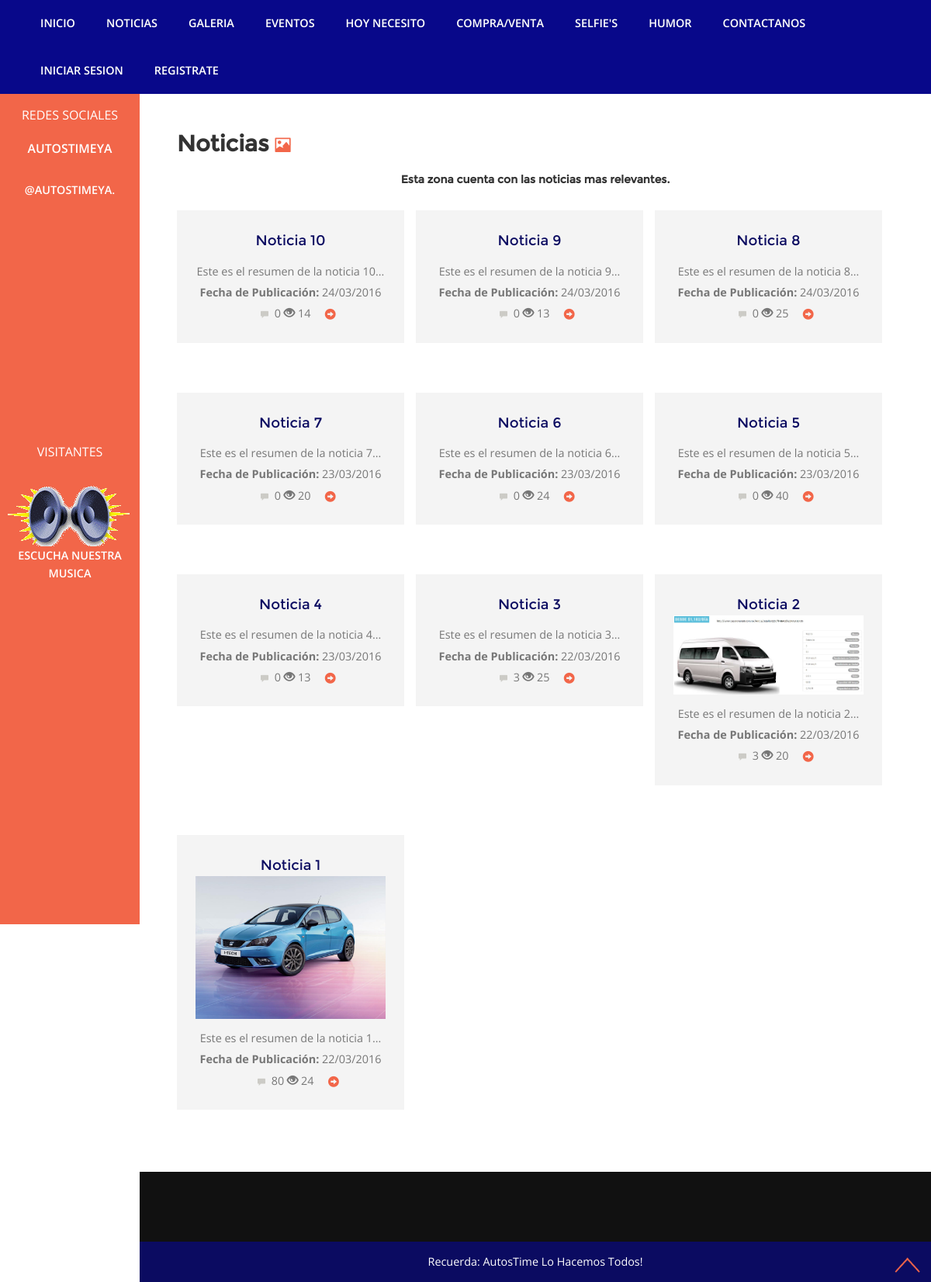
The app's page /todasNoticias.php with its own data.
### tables this page shows
CREATE TABLE IF NOT EXISTS `noticia` (
  `id_noticia` int(11) NOT NULL AUTO_INCREMENT,
  `titulo` varchar(25) NOT NULL,
  `resumen` varchar(200) NOT NULL,
  `descripcion` text NOT NULL,
  `url_facebook` varchar(100) DEFAULT NULL,
  `url_twitter` varchar(100) DEFAULT NULL,
  `fecha` date NOT NULL,
  `cont_visitas` int(11) NOT NULL,
  PRIMARY KEY (`id_noticia`),
  KEY `titulo` (`titulo`)
);

### conexion/conexion_vars.php (called while the page is built)
<?php
$servidor= "localhost";
$usuario= "root";
$pass= "root";
$db= "autostime";
?>

### conexion/Conection.php (called while the page is built, shortened)
<?php
	class Conection
	{
		private $servidor;
		private $usuario;
		private $pass;
		private $base_datos;
		private $descriptor;
		function __construct($servidor,$usuario,$pass,$base_datos){
			$this->servidor= $servidor;
			$this->usuario= $usuario;
			$this->pass= $pass;
			$this->base_datos= $base_datos;
		}
		private function conectar_base_datos(){
			$this->descriptor= mysqli_connect($this->servidor,$this->usuario,$this->pass);
			mysqli_select_db($this->descriptor,$this->base_datos);
		}
		public function consulta($consulta){
			$this->resultado= mysqli_query($this->descriptor,$consulta);
			if (!$this->resultado) {
			} else{
				return $this->resultado;
			}
		}
	}

### todasNoticias.php (the view, shortened to what this page needs)
<?php
	require_once("conexion/require_once.php");
	$conex= new Conection($servidor,$usuario,$pass,$db );
	$qryNoticias="Select noticia.id_noticia, noticia.titulo, noticia.resumen, noticia.fecha, count(id_comentario_noticia) as cont_comentarios, noticia.cont_visitas, foto_noticia.ubicacion_foto From noticia left Join comentario_noticia on noticia.id_noticia = comentario_noticia.id_noticia left Join foto_noticia on noticia.id_noticia = foto_noticia.id_noticia where foto_noticia.numero_foto > 0 group by noticia.id_noticia Order By noticia.id_noticia Desc Limit 0,10 ";
	$resultsNoticias =$conex->consulta($qryNoticias);
	include("cabeza.php");
	include("menu.php");
?>
	<div class="full">
		<?php include("redesSociales.php"); ?>
		<div class="col-md-9 main">
			<div class="gallery-section">
                <h3 class="tittle">Noticias <i class="glyphicon glyphicon-picture"></i></h3>
                <div class="banner">
                    <h5 class="top" align="center">Esta zona cuenta con las noticias mas relevantes.</h5>
                </div>
                <div class="images">
				<?php
					while($rowNoticias = mysqli_fetch_array($resultsNoticias)){
				?>
                    <div class="col-md-4 top-text">
                        <div class="single-middle">
                            <h5 class="top"><a class="span_link" href="detalleNoticia.php?idNoticia=<?php echo $rowNoticias['id_noticia'];?>"><?php echo utf8_encode($rowNoticias['titulo']);?></a></h5>
                            <a class="span_link" href="detalleNoticia.php?idNoticia=<?php echo $rowNoticias['id_noticia'];?>"><img src="<?php echo $rowNoticias['ubicacion_foto'];?>" class="img-responsive" alt=""></a>
                            <p><?php echo utf8_encode($rowNoticias['resumen']);?>...</p>
                            <p><b>Fecha de Publicación: </b> <?php echo date("d/m/Y", strtotime($rowNoticias['fecha']));?><br /> <span class="glyphicon glyphicon-comment"></span> <?php echo $rowNoticias['cont_comentarios'];?> <i class="glyphicon glyphicon-eye-open"></i> <?php echo $rowNoticias['cont_visitas'];?> <a class="span_link" href="detalleNoticia.php?idNoticia=<?php echo $rowNoticias['id_noticia'];?>"> <span class="glyphicon glyphicon-circle-arrow-right"></span></a>
                            </p>
                        </div>
                    </div>
				<?php
                    }
                ?>
                </div>
			</div>
			<?php include("pie.php"); ?>
		</div>
	</div>
<?php include("fin.php"); ?>

### css/style.css (style rules this page uses)
html, body { font-family: 'Open Sans', sans-serif; font-size: 100%; background: #FFf; }
body a { transition:0.5s all; -webkit-transition:0.5s all; -moz-transition:0.5s all; -o-transition:0.5s all; -ms-transition:0.5s all; }
h1,h2,h3,h4,h5,h6 { margin:0; font-family: 'Montserrat-Regular'; font-weight:700; }
p { margin:0; font-family: 'Open Sans', sans-serif; }
.main { float: right; width: 85%; padding: 0; }
h3.tittle { color: #333; font-size: 2em; text-align:left; margin-bottom:0.8em; }
h3.tittle i { font-size: 0.7em; color: #F26649; }
h5.top a { line-height: 1.6em; font-size: 1.3em; color: #0B0B61; font-weight: 300; }
span.glyphicon.glyphicon-comment:hover, span.glyphicon.glyphicon-eye-open:hover, span.glyphicon.glyphicon-thumbs-up:hover, a.span_link { color: #000008; }
span.glyphicon.glyphicon-comment, span.glyphicon.glyphicon-eye-open, span.glyphicon.glyphicon-thumbs-up { font-size: 10px; margin: 0 4px 0 20px; color: #CCCBC6; }
span.glyphicon.glyphicon-circle-arrow-right { color: #F26649; margin-left: 1em; margin-top: -2px; vertical-align: middle; }
.top-text img { margin-bottom: 0.7em; }
.top-text { padding-left: 0; }
.top-text p { font-size: 0.9em; font-weight: 400; line-height: 1.9em; color: #777; }
.general-text img ,.top-text img { width: 100%; margin-bottom: 0.7em; }
.gallery-section { padding: 3em 3em; text-align: center; }
.single-middle { background: #f4f4f4; padding: 1.5em; margin: 2em 0; }
@media (max-width:1280px) { h3.tittle { font-size: 1.8em; } }

### css/lightbox.css (style rules this page uses)
body:after { display: none; }

### records on screen
noticia: titulo "Noticia 10", resumen "Este es el resumen de la noticia 10", fecha "24/03/2016", cont_comentarios "0", cont_visitas "14"
noticia: titulo "Noticia 9", resumen "Este es el resumen de la noticia 9", fecha "24/03/2016", cont_comentarios "0", cont_visitas "13"
noticia: titulo "Noticia 8", resumen "Este es el resumen de la noticia 8", fecha "24/03/2016", cont_comentarios "0", cont_visitas "25"
noticia: titulo "Noticia 7", resumen "Este es el resumen de la noticia 7", fecha "23/03/2016", cont_comentarios "0", cont_visitas "20"
noticia: titulo "Noticia 6", resumen "Este es el resumen de la noticia 6", fecha "23/03/2016", cont_comentarios "0", cont_visitas "24"
noticia: titulo "Noticia 5", resumen "Este es el resumen de la noticia 5", fecha "23/03/2016", cont_comentarios "0", cont_visitas "40"
noticia: titulo "Noticia 4", resumen "Este es el resumen de la noticia 4", fecha "23/03/2016", cont_comentarios "0", cont_visitas "13"
noticia: titulo "Noticia 3", resumen "Este es el resumen de la noticia 3", fecha "22/03/2016", cont_comentarios "3", cont_visitas "25"
noticia: titulo "Noticia 2", shows a picture, resumen "Este es el resumen de la noticia 2", fecha "22/03/2016", cont_comentarios "3", cont_visitas "20"
noticia: titulo "Noticia 1", shows a picture, resumen "Este es el resumen de la noticia 1", fecha "22/03/2016", cont_comentarios "80", cont_visitas "24"
